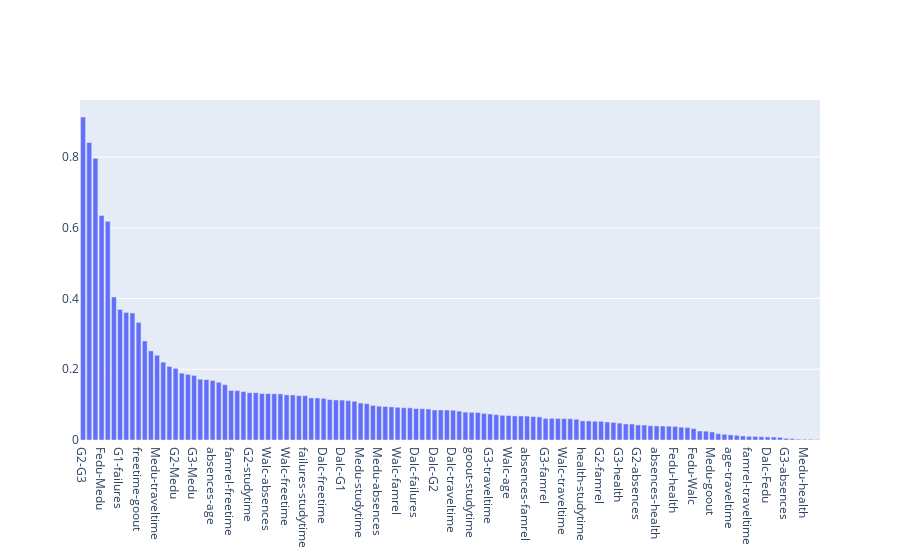

Write notebook code for a chart like this one.
### Code cell
import plotly.graph_objects as go

fig = go.Figure([go.Bar(x=correlation_val['merged_index'], y=correlation_val['correlation'])])
fig.show()

### Figure 1 — Plotly figure (JSON) as saved in the notebook; plotly's stock layout.template omitted (floating-point values rounded to 4 significant figures)
{"data": [{"type": "bar", "x": ["G2-G3", "G1-G2", "G1-G3", "Fedu-Medu", "Dalc-Walc", "Walc-goout", "G1-failures", "G2-failures", "G3-failures", "freetime-goout", "age-failures", "Dalc-goout", "Medu-traveltime", "Walc-studytime", "G1-Medu", "G2-Medu", "Fedu-traveltime", "Fedu-G1", "G3-Medu", "G1-studytime", "Fedu-failures", "absences-age", "Medu-failures", "Fedu-G2", "famrel-freetime", "Dalc-studytime", "Fedu-G3", "G2-studytime", "Fedu-age", "G1-Walc", "Walc-absences", "Dalc-age", "G2-age", "Walc-freetime", "G3-age", "Dalc-absences", "failures-studytime", "Medu-age", "Walc-health", "Dalc-freetime", "failures-freetime", "G1-age", "Dalc-G1", "G2-traveltime", "famrel-health", "Medu-studytime", "G2-Walc", "G3-studytime", "Medu-absences", "age-goout", "G1-goout", "Walc-famrel", "famrel-goout", "G2-goout", "Dalc-failures", "freetime-health", "absences-failures", "Dalc-G2", "Walc-failures", "G3-Walc", "Dalc-traveltime", "G3-goout", "failures-traveltime", "goout-studytime", "freetime-studytime", "Dalc-G3", "G3-traveltime", "G1-traveltime", "Dalc-famrel", "Walc-age", "failures-famrel", "Fedu-absences", "absences-famrel", "studytime-traveltime", "Dalc-health", "G3-famrel", "G2-freetime", "G1-famrel", "Walc-traveltime", "failures-goout", "G3-freetime", "health-studytime", "G2-health", "Fedu-goout", "G2-famrel", "G1-absences", "absences-traveltime", "G3-health", "Fedu-studytime", "health-traveltime", "G2-absences", "absences-freetime", "G1-freetime", "absences-health", "goout-traveltime", "absences-studytime", "Fedu-health", "Medu-Walc", "failures-health", "Fedu-Walc", "G1-health", "absences-goout", "Medu-goout", "Dalc-Medu", "Fedu-famrel", "age-traveltime", "age-health", "Medu-freetime", "famrel-traveltime", "Medu-famrel", "Fedu-freetime", "Dalc-Fedu", "age-famrel", "freetime-traveltime", "G3-absences", "famrel-studytime", "age-freetime", "Medu-health", "goout-health", "age-studytime"], "y": [0.9135, 0.8414, 0.7966, 0.6352, 0.6184, 0.4045, 0.3689, 0.3609, 0.3594, 0.3327, 0.28, 0.2522, 0.2398, 0.2203, 0.2082, 0.2028, 0.1891, 0.1856, 0.1826, 0.172, 0.1709, 0.1683, 0.1632, 0.1565, 0.1402, 0.1397, 0.1372, 0.1337, 0.1336, 0.1313, 0.1311, 0.1307, 0.1304, 0.1277, 0.1274, 0.1255, 0.1252, 0.119, 0.119, 0.1177, 0.1145, 0.1132, 0.1129, 0.1113, 0.1095, 0.1045, 0.1028, 0.09786, 0.0957, 0.09474, 0.09379, 0.09265, 0.09132, 0.09103, 0.08894, 0.08861, 0.08758, 0.08494, 0.08492, 0.08469, 0.0842, 0.08169, 0.07882, 0.07826, 0.07785, 0.07521, 0.07349, 0.07157, 0.06988, 0.06932, 0.06813, 0.06805, 0.06765, 0.06617, 0.06532, 0.0613, 0.0612, 0.06089, 0.06055, 0.06022, 0.05886, 0.05413, 0.05388, 0.05307, 0.05281, 0.05092, 0.0499, 0.04781, 0.04524, 0.04523, 0.04265, 0.04233, 0.04019, 0.0399, 0.03961, 0.03901, 0.0384, 0.03638, 0.03537, 0.03237, 0.02541, 0.02505, 0.02287, 0.01801, 0.01617, 0.01453, 0.01335, 0.01145, 0.01046, 0.01021, 0.00945, 0.008774, 0.008453, 0.007536, 0.004601, 0.003935, 0.002414, 0.002183, 0.002163, 0.001454]}], "layout": {}}
